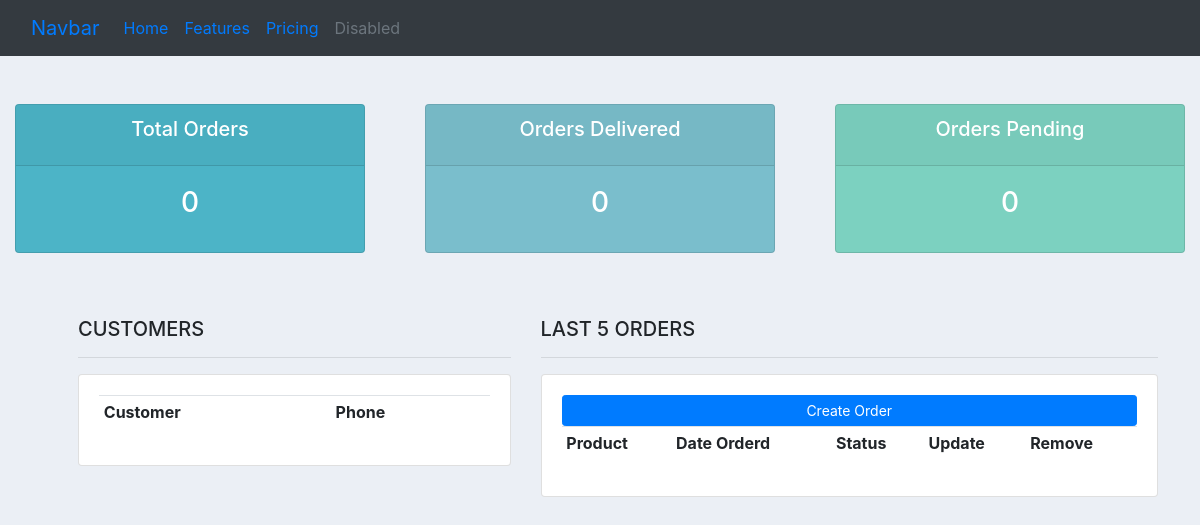
/, run on an earlier commit of the app's database.
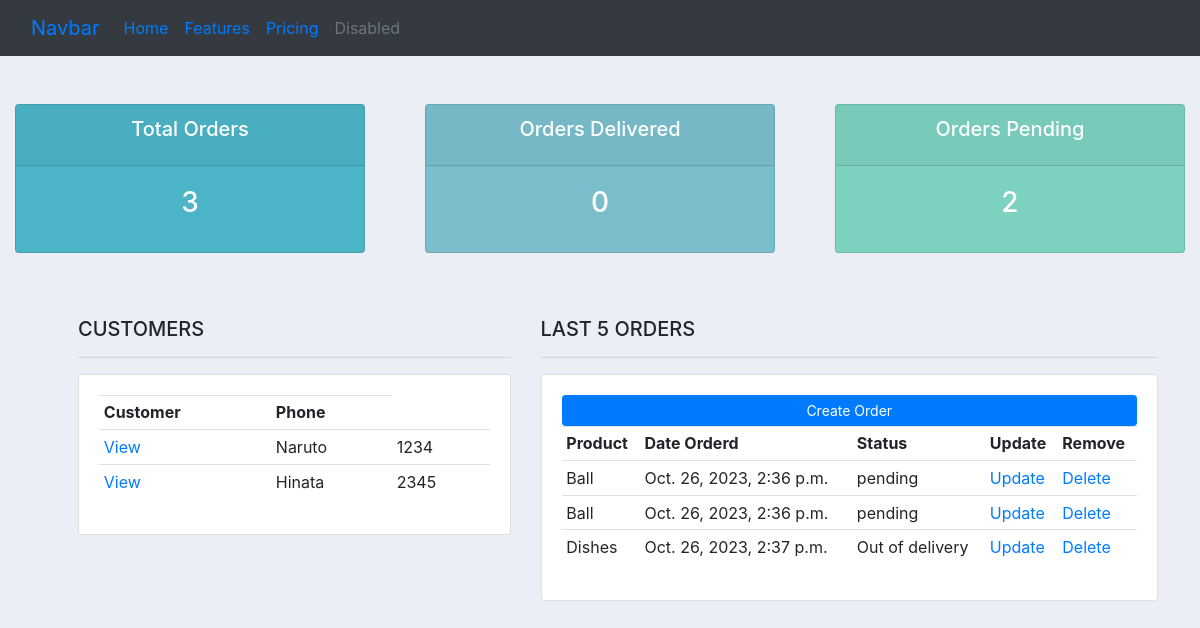
And on a later commit of the database.
### accounts/models.py (models this page shows, shortened)
class Customer(models.Model):
    name = models.CharField(max_length=10,null=True)
    phone = models.IntegerField(null=True)
    email = models.EmailField(null=True)
    date_created = models.DateTimeField(auto_now_add=True, null=True)

class Order(models.Model):
    STATUS = (('pending', 'pending'),
              ('Out of delivery','Out of delivery'),
              ('Deliverd','Deliverd'))
    Customer = models.ForeignKey(Customer,null=True,on_delete=models.SET_NULL)
    product = models.ForeignKey(Product,null=True,on_delete=models.SET_NULL)
    date_created = models.DateTimeField(auto_now_add=True, null=True)
    status = models.CharField(max_length=200,null=True,choices=STATUS)
    note = models.CharField(max_length=100,null=True)

class Product(models.Model):
    CATEGORY = (('Indoor', 'Indoor'),
    ('Out Door', 'Out Door'))
    name = models.CharField(max_length=100)
    price = models.FloatField(null=True)
    category = models.CharField(max_length=100,null=True,choices=CATEGORY)
    description = models.CharField(max_length=100)
    date_created = models.DateTimeField(auto_now_add=True, null=True)
    tags = models.ManyToManyField(Tag)
    def __str__(self):
        return self.name

### accounts/views.py (the view)
# urls.py: path('',views.main,name="main"),
def main(request):
    orders = Order.objects.all()
    customers = Customer.objects.all()
    total_customers = customers.count()
    total_orders = orders.count()
    delivered = orders.filter(status= 'Deliverd').count()
    pending = orders.filter(status= 'pending').count()
    context = {'orders':orders,'customers':customers,'total_customers':total_customers,'total_orders':total_orders,'delivered':delivered,'pending':pending}
    return render(request, 'accounts/dashboard.html',context)

### accounts/templates/accounts/dashboard.html
{% extends 'accounts/main.html' %}
{% block content %}
{% include 'accounts/status.html' %}
<div class="row container ml-5 mt-5">
  <div class="col-md-5">
    <h5>CUSTOMERS</h5>
    <hr />
    <div class="card card-body">
      <table class="table table-sm">
        <tr>
          <th>Customer</th>
          <th>Phone</th>
        </tr>
        {% for customer in customers %}
        <tr>
          <td><a href="{% url 'customer' customer.id %}">View</a></td>
          <td>{{customer.name}}</td>
          <td>{{customer.phone}}</td>
        </tr>
        {% endfor %}
      </table>
    </div>
  </div>
  <div class="col-md-7">
    <h5>LAST 5 ORDERS</h5>
    <hr />
    <div class="card card-body">
      <a href="" class="btn btn-primary btn-sm btn-block">Create Order</a>
      <table class="table table-sm">
        <tr>
          <th>Product</th>
          <th>Date Orderd</th>
          <th>Status</th>
          <th>Update</th>
          <th>Remove</th>
        </tr>
        {% for order in orders %}
        <tr>
          <td>{{order.product}}</td>
          <td>{{order.date_created}}</td>
          <td>{{order.status}}</td>
          <td><a href="{% url 'update_order' order.id %}">Update</a></td>
          <td><a href="{% url 'delete_order' order.id %}">Delete</a></td>
        </tr>
        {% endfor %}
      </table>
    </div>
  </div>
</div>
{% endblock %}

### accounts/templates/accounts/main.html (shortened to what this page needs)
{% load static %}
<!DOCTYPE html>
<html lang="en">
  <head>
    <link
      rel="stylesheet"
      href="https://cdn.jsdelivr.net/npm/bootstrap@4.4.1/dist/css/bootstrap.min.css"
    />
    <link rel="stylesheet" href="{% static 'css/style.css'%}">
  </head>
  <body>
    {% block content %}{% endblock %}
  </body>
</html>

### accounts/templates/accounts/status.html
{% extends 'accounts/main.html'%} {% block content %}
{% include 'accounts/navbar.html' %}
<div class="row mt-5">
  <div class="col">
    <div class="col-md">
      <div class="card text-center text-white mb-3" id="total-orders">
        <div class="card-header">
          <h5 class="card-title">Total Orders</h5>
        </div>
        <div class="card-body">
          <h3 class="card-title">{{total_orders}}</h3>
        </div>
      </div>
    </div>
  </div>
  <div class="col">
    <div class="col-md">
      <div class="card text-center text-white mb-3" id="orders-deliverd">
        <div class="card-header">
          <h5 class="card-title">Orders Delivered</h5>
        </div>
        <div class="card-body">
          <h3 class="card-title">{{delivered}}</h3>
        </div>
      </div>
    </div>
  </div>
  <div class="col">
    <div class="col-md">
      <div class="card text-center text-white mb-3" id="orders-pending">
        <div class="card-header">
          <h5 class="card-title">Orders Pending</h5>
        </div>
        <div class="card-body">
          <h3 class="card-title">{{pending}}</h3>
        </div>
      </div>
    </div>
  </div>
</div>
{% endblock %}

### accounts/templates/accounts/navbar.html (shortened to what this page needs)
{% block content %}
<nav class="navbar navbar-expand-lg bg-dark">
    <div class="container-fluid text-white">
      <a class="navbar-brand" href="#">Navbar</a>
      <div class="collapse navbar-collapse" id="navbarNav">
        <ul class="navbar-nav text-white">
          <li class="nav-item">
            <a class="nav-link active" aria-current="page" href="#">Home</a>
          </li>
          <li class="nav-item">
            <a class="nav-link" href="#">Features</a>
          </li>
          <li class="nav-item">
            <a class="nav-link" href="#">Pricing</a>
          </li>
          <li class="nav-item">
            <a class="nav-link disabled" aria-disabled="true">Disabled</a>
          </li>
        </ul>
      </div>
    </div>
  </nav>
{% endblock %}

### static/css/style.css (style rules this page uses)
body { background-color: #ebeff5; }
#total-orders { background-color: #4cb4c7; }
#orders-deliverd { background-color: #7abecc; }
#orders-pending { background-color: #7cd1c0; }

What changed in the data, as far as the page shows it:
added Customer: name "Naruto", phone "1234"
added Customer: name "Hinata", phone "2345"
added Order: product "Ball", date_created "Oct. 26, 2023, 2:36 p.m.", status "pending"
added Order: product "Ball", date_created "Oct. 26, 2023, 2:36 p.m.", status "pending"
added Order: product "Dishes", date_created "Oct. 26, 2023, 2:37 p.m.", status "Out of delivery"
Also different on the page:
{{ total_orders }}: "0" → "3"
{{ pending }}: "0" → "2"
